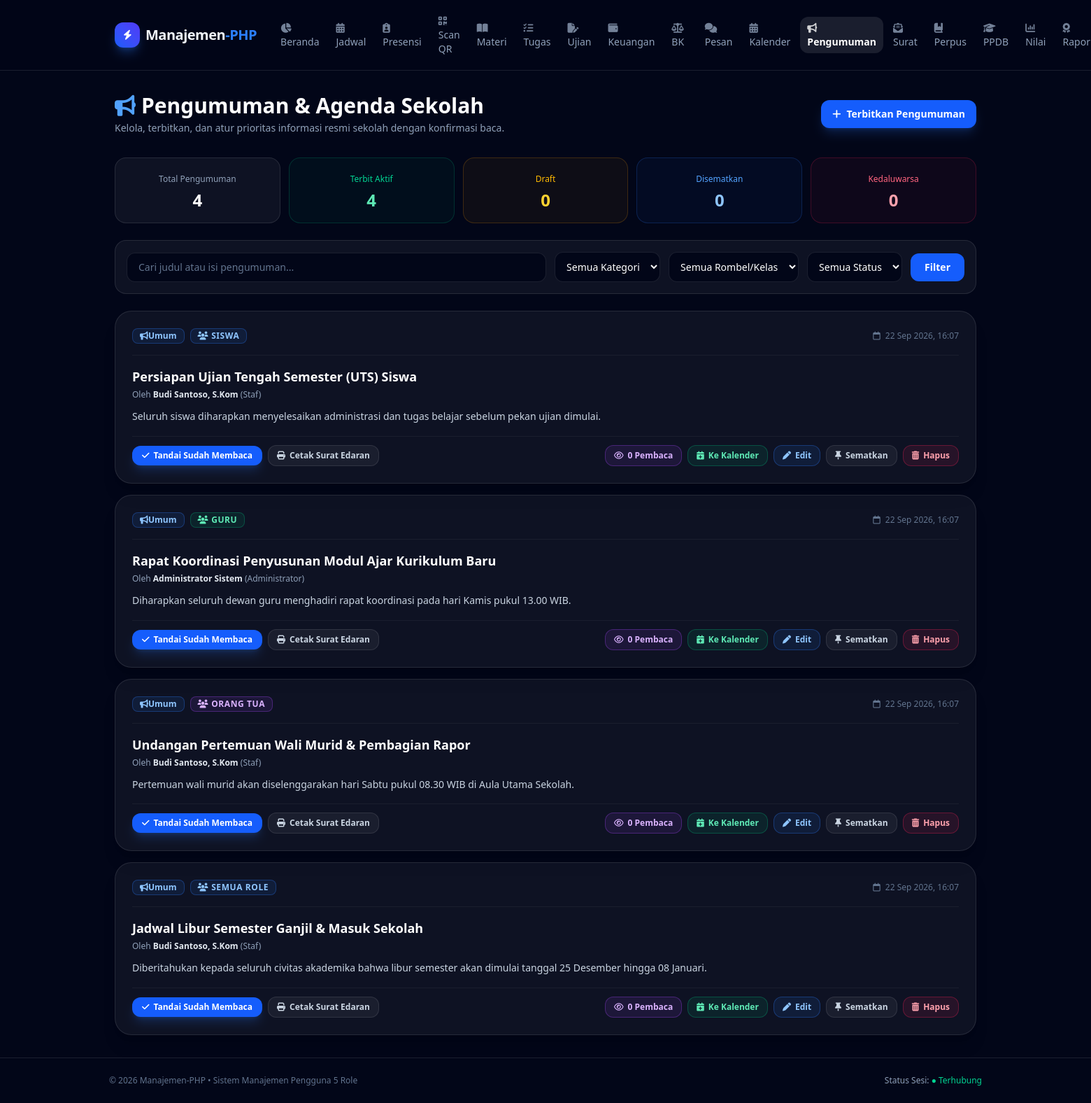
Screenshot of /dashboard/informasi/announcements.php (signed in) with the database file from the repository.
### tables this page shows
CREATE TABLE IF NOT EXISTS `announcements` (
    `id` INT AUTO_INCREMENT PRIMARY KEY,
    `title` VARCHAR(200) NOT NULL,
    `content` TEXT NOT NULL,
    `target_role` ENUM('semua', 'guru', 'siswa', 'orang_tua', 'staf') NOT NULL DEFAULT 'semua',
    `class_id` INT DEFAULT NULL,
    `category` ENUM('umum', 'akademik', 'kegiatan', 'penting', 'darurat') NOT NULL DEFAULT 'umum',
    `is_pinned` TINYINT(1) NOT NULL DEFAULT 0,
    `attachment_url` VARCHAR(255) DEFAULT NULL,
    `status` ENUM('draft', 'published') NOT NULL DEFAULT 'published',
    `expires_at` DATETIME DEFAULT NULL,
    `event_id` INT DEFAULT NULL,
    `author_id` INT NOT NULL,
    `created_at` TIMESTAMP DEFAULT CURRENT_TIMESTAMP,
    `updated_at` TIMESTAMP DEFAULT CURRENT_TIMESTAMP ON UPDATE CURRENT_TIMESTAMP,
    CONSTRAINT `fk_announcements_author` FOREIGN KEY (`author_id`) REFERENCES `users` (`id`) ON DELETE CASCADE
);

CREATE TABLE IF NOT EXISTS `users` (
    `id` INT AUTO_INCREMENT PRIMARY KEY,
    `name` VARCHAR(100) NOT NULL,
    `email` VARCHAR(100) NOT NULL UNIQUE,
    `password` VARCHAR(255) NOT NULL,
    `role` ENUM('administrator', 'staf', 'guru', 'orang_tua', 'siswa') NOT NULL DEFAULT 'siswa',
    `phone` VARCHAR(20) DEFAULT NULL,
    `address` TEXT DEFAULT NULL,
    `created_at` TIMESTAMP DEFAULT CURRENT_TIMESTAMP,
    `updated_at` TIMESTAMP DEFAULT CURRENT_TIMESTAMP ON UPDATE CURRENT_TIMESTAMP
);

### config/database.php (called while the page is built, shortened)
<?php
function getRoleLabel(string $role): string {
    return ROLES[$role] ?? ucfirst(str_replace('_', ' ', $role));
}
function getRoleBadge(string $role): string {
    switch ($role) {
        case 'administrator':
            return 'border-rose-500/30 bg-rose-500/10 text-rose-300';
        case 'guru':
            return 'border-emerald-500/30 bg-emerald-500/10 text-emerald-300';
        case 'orang_tua':
            return 'border-purple-500/30 bg-purple-500/10 text-purple-300';
        case 'siswa':
        default:
            return 'border-blue-500/30 bg-blue-500/10 text-blue-300';
    }
}
function sanitizeAnnouncementHtml(?string $content): string {
    if ($content === strip_tags($content)) {
        return nl2br(htmlspecialchars($content, ENT_QUOTES, 'UTF-8'));
    }
    $allowed_tags = '<p><br><strong><b><em><i><u><s><ul><ol><li><a><h1><h2><h3><h4><h5><h6><blockquote><code><pre><hr><span><div><table><thead><tbody><tr><th><td>';
    $clean = strip_tags($content, $allowed_tags);
    $clean = preg_replace('/\s*on\w+\s*=\s*(["\']).*?\1/i', '', $clean);
    $clean = preg_replace('/\s*on\w+\s*=\s*[^>\s]+/i', '', $clean);
    $clean = preg_replace('/href\s*=\s*(["\'])\s*javascript:[^"\']*?\1/i', 'href="#"', $clean);
    return $clean;
}

### dashboard/informasi/announcements.php (the view, shortened to what this page needs)
<?php
require_once __DIR__ . "/../../config/database.php";
$user_id = (int) $_SESSION['user_id'];
$user_role = $_SESSION['user_role'] ?? 'siswa';
$can_manage = in_array($user_role, ['administrator', 'staf'], true);
$filter_category = $_GET['category'] ?? '';
$filter_status = $_GET['status'] ?? '';
$filter_class = isset($_GET['class_id']) && $_GET['class_id'] !== '' ? (int) $_GET['class_id'] : '';
$search_q = trim($_GET['q'] ?? '');
$params_q = [];
$where_sql = '';
$stmt = $pdo->prepare("
    SELECT a.*, u.name as author_name, u.role as author_role, c.name as class_name
    FROM announcements a
    JOIN users u ON a.author_id = u.id
    LEFT JOIN classes c ON a.class_id = c.id
    $where_sql
    ORDER BY a.is_pinned DESC, a.id DESC
");
$stmt->execute($params_q);
$announcements = $stmt->fetchAll();
$user_reads = $pdo->query("SELECT announcement_id FROM announcement_reads WHERE user_id = $user_id")->fetchAll(PDO::FETCH_COLUMN);
$user_reads_map = array_flip($user_reads);
$read_counts_map = [];
$stats = ['total' => 0, 'published' => 0, 'draft' => 0, 'pinned' => 0, 'expired' => 0];
if ($can_manage) {
    try {
        $stats['total'] = (int) $pdo->query("SELECT COUNT(*) FROM announcements")->fetchColumn();
        $stats['published'] = (int) $pdo->query("SELECT COUNT(*) FROM announcements WHERE status = 'published'")->fetchColumn();
        $stats['draft'] = (int) $pdo->query("SELECT COUNT(*) FROM announcements WHERE status = 'draft'")->fetchColumn();
        $stats['pinned'] = (int) $pdo->query("SELECT COUNT(*) FROM announcements WHERE is_pinned = 1")->fetchColumn();
        $stats['expired'] = (int) $pdo->query("SELECT COUNT(*) FROM announcements WHERE expires_at IS NOT NULL AND expires_at <= NOW()")->fetchColumn();
    } catch (Exception $e) {}
}
require_once __DIR__ . "/../includes/header.php";
?>
<link href="https://cdn.jsdelivr.net/npm/quill@2.0.2/dist/quill.snow.css" rel="stylesheet">
<div class="mb-8 flex flex-col sm:flex-row sm:items-center sm:justify-between gap-4">
    <div>
        <h1 class="text-2xl sm:text-3xl font-extrabold text-white flex items-center gap-2">
            <span class="text-blue-400"><i class="fa-solid fa-bullhorn"></i></span> Pengumuman & Agenda Sekolah
        </h1>
        <p class="mt-1 text-sm text-slate-400">
            <?= $can_manage ? 'Kelola, terbitkan, dan atur prioritas informasi resmi sekolah dengan konfirmasi baca.' : 'Informasi resmi dan agenda terbaru untuk peran ' . htmlspecialchars(getRoleLabel($user_role)) . '.' ?>
        </p>
    </div>
    <?php if ($can_manage): ?>
        <div>
            <button onclick="document.getElementById('modalCreateAnnounce').classList.remove('hidden')"
                    class="inline-flex items-center gap-2 rounded-xl bg-blue-600 hover:bg-blue-500 px-4 py-2.5 text-sm font-semibold text-white shadow-lg shadow-blue-500/20 transition cursor-pointer">
                <i class="fa-solid fa-plus"></i> Terbitkan Pengumuman
            </button>
        </div>
    <?php endif; ?>
</div>
<?php if ($can_manage): ?>
<div class="grid grid-cols-2 sm:grid-cols-5 gap-3 mb-6">
    <div class="rounded-2xl border border-white/10 bg-white/5 p-4 text-center">
        <span class="text-xs text-slate-400">Total Pengumuman</span>
        <p class="text-2xl font-extrabold text-white mt-1"><?= $stats['total'] ?></p>
    </div>
    <div class="rounded-2xl border border-emerald-500/20 bg-emerald-500/5 p-4 text-center">
        <span class="text-xs text-emerald-400">Terbit Aktif</span>
        <p class="text-2xl font-extrabold text-emerald-300 mt-1"><?= $stats['published'] ?></p>
    </div>
    <div class="rounded-2xl border border-amber-500/20 bg-amber-500/5 p-4 text-center">
        <span class="text-xs text-amber-400">Draft</span>
        <p class="text-2xl font-extrabold text-amber-300 mt-1"><?= $stats['draft'] ?></p>
    </div>
    <div class="rounded-2xl border border-blue-500/20 bg-blue-500/5 p-4 text-center">
        <span class="text-xs text-blue-400">Disematkan</span>
        <p class="text-2xl font-extrabold text-blue-300 mt-1"><?= $stats['pinned'] ?></p>
    </div>
    <div class="rounded-2xl border border-rose-500/20 bg-rose-500/5 p-4 text-center col-span-2 sm:col-span-1">
        <span class="text-xs text-rose-400">Kedaluwarsa</span>
        <p class="text-2xl font-extrabold text-rose-300 mt-1"><?= $stats['expired'] ?></p>
    </div>
</div>
<?php endif; ?>
<div class="mb-6 rounded-2xl border border-white/10 bg-white/5 p-4">
    <form method="GET" class="flex flex-col sm:flex-row items-stretch sm:items-center gap-3 flex-wrap">
        <div class="flex-1 min-w-[220px]">
            <input type="text" name="q" value="<?= htmlspecialchars($search_q) ?>" placeholder="Cari judul atau isi pengumuman..."
                   class="w-full rounded-xl border border-white/10 bg-slate-950 px-4 py-2.5 text-sm text-white outline-none focus:border-blue-500 placeholder-slate-500">
        </div>
        <select name="category" class="rounded-xl border border-white/10 bg-slate-950 px-3 py-2.5 text-sm text-white outline-none focus:border-blue-500">
            <option value="">Semua Kategori</option>
        </select>
        <?php if ($can_manage): ?>
            <select name="class_id" class="rounded-xl border border-white/10 bg-slate-950 px-3 py-2.5 text-sm text-white outline-none focus:border-blue-500">
                <option value="">Semua Rombel/Kelas</option>
            </select>
            <select name="status" class="rounded-xl border border-white/10 bg-slate-950 px-3 py-2.5 text-sm text-white outline-none focus:border-blue-500">
                <option value="">Semua Status</option>
            </select>
        <?php endif; ?>
        <button type="submit" class="rounded-xl bg-blue-600 hover:bg-blue-500 px-5 py-2.5 text-sm font-semibold text-white transition cursor-pointer">
            Filter
        </button>
    </form>
</div>
<div class="space-y-4">
    <?php if (empty($announcements)): ?>
        <div class="rounded-3xl border border-white/10 bg-white/5 p-12 text-center text-slate-400">
            <span class="text-4xl text-slate-500"><i class="fa-regular fa-envelope-open"></i></span>
            <p class="mt-3 text-base font-semibold text-white">Belum Ada Pengumuman</p>
            <p class="text-xs text-slate-500 mt-1">
                <?= ($search_q || $filter_category || $filter_status || $filter_class !== '')
                    ? 'Tidak ada pengumuman yang cocok dengan filter Anda. Coba ubah kriteria pencarian.'
                    : 'Saat ini belum ada pengumuman yang ditujukan untuk Anda.' ?>
            </p>
        </div>
    <?php else: ?>
        <?php foreach ($announcements as $a):
            $is_draft = ($a['status'] === 'draft');
            $cat_info = ANNOUNCEMENT_CATEGORIES[$a['category'] ?? 'umum'] ?? ANNOUNCEMENT_CATEGORIES['umum'];
            $is_read_by_user = isset($user_reads_map[$a['id']]);
            $readers_count = $read_counts_map[$a['id']] ?? 0;
        ?>
            <div class="rounded-3xl border <?= $a['is_pinned'] ? 'border-amber-500/40 bg-gradient-to-r from-amber-950/20 via-slate-900/60 to-slate-900/30 ring-1 ring-amber-500/20' : ($a['category'] === 'darurat' ? 'border-rose-500/30 bg-gradient-to-r from-rose-950/20 via-slate-900/60 to-slate-900/30' : 'border-white/10 bg-white/5') ?> p-6 shadow-xl transition hover:border-white/20 <?= $is_draft ? 'opacity-70' : '' ?>">
                <div class="flex flex-col sm:flex-row sm:items-center justify-between gap-2 pb-4 border-b border-white/5">
                    <div class="flex items-center gap-2 flex-wrap">
                        <span class="inline-flex items-center rounded-lg border px-2.5 py-0.5 text-xs font-semibold <?= $cat_info['badge'] ?>">
                            <?= $cat_info['icon'] ?> <?= $cat_info['label'] ?>
                        </span>
                        <span class="inline-flex items-center rounded-lg border px-2.5 py-0.5 text-xs font-semibold uppercase tracking-wider <?= $a['target_role'] === 'semua' ? 'border-blue-500/30 bg-blue-500/10 text-blue-300' : getRoleBadge($a['target_role']) ?>">
                            <i class="fa-solid fa-users mr-1"></i> <?= $a['target_role'] === 'semua' ? 'Semua Role' : getRoleLabel($a['target_role']) ?>
                        </span>
                    </div>
                    <div class="flex items-center gap-3 text-xs text-slate-500">
                        <span><i class="fa-regular fa-calendar mr-1"></i> <?= date('d M Y, H:i', strtotime($a['created_at'])) ?></span>
                    </div>
                </div>
                <div class="pt-4">
                    <h2 class="text-lg font-bold text-white mb-1 flex items-center gap-2">
                        <?= htmlspecialchars($a['title']) ?>
                    </h2>
                    <p class="text-xs text-slate-400 mb-3">
                        Oleh <strong class="text-slate-200"><?= htmlspecialchars($a['author_name']) ?></strong> (<?= htmlspecialchars(getRoleLabel($a['author_role'])) ?>)
                    </p>
                    <div class="text-sm text-slate-300 leading-relaxed announcement-rendered-content">
                        <?= sanitizeAnnouncementHtml($a['content']) ?>
                    </div>
                </div>
                <div class="mt-4 pt-3 border-t border-white/5 flex flex-wrap items-center justify-between gap-3">
                    <div class="flex items-center gap-2 flex-wrap">
                        <?php if ($is_read_by_user): ?>
                            <span class="inline-flex items-center gap-1.5 px-3 py-1.5 rounded-xl border border-emerald-500/30 bg-emerald-500/10 text-xs font-semibold text-emerald-300">
                                <i class="fa-solid fa-circle-check"></i> Sudah Dibaca & Dipahami
                            </span>
                        <?php else: ?>
                            <form method="POST" class="inline">
                                <button type="submit" class="inline-flex items-center gap-1.5 px-3.5 py-1.5 rounded-xl bg-blue-600 hover:bg-blue-500 text-xs font-bold text-white transition shadow-lg shadow-blue-500/20 cursor-pointer">
                                    <i class="fa-solid fa-check"></i> Tandai Sudah Membaca
                                </button>
                            </form>
                        <?php endif; ?>
                        <a href="print_announcement.php?id=<?= $a['id'] ?>" target="_blank"
                           class="inline-flex items-center gap-1.5 px-3 py-1.5 rounded-xl border border-white/10 bg-white/5 hover:bg-white/10 text-xs font-semibold text-slate-300 hover:text-white transition">
                            <i class="fa-solid fa-print"></i> Cetak Surat Edaran
                        </a>
                    </div>
                    <?php if ($can_manage): ?>
                        <div class="flex items-center gap-2 flex-wrap">
                            <button onclick="openReadersModal(<?= $a['id'] ?>, '<?= htmlspecialchars(addslashes($a['title']), ENT_QUOTES) ?>')"
                                    class="inline-flex items-center gap-1.5 rounded-xl border border-purple-500/30 bg-purple-500/10 hover:bg-purple-500/20 px-3 py-1.5 text-xs font-semibold text-purple-300 transition cursor-pointer">
                                <i class="fa-regular fa-eye"></i> <?= $readers_count ?> Pembaca
                            </button>
                            <?php if (empty($a['event_id'])): ?>
                                <button onclick="openQuickSyncModal(<?= $a['id'] ?>, '<?= htmlspecialchars(addslashes($a['title']), ENT_QUOTES) ?>')"
                                        class="inline-flex items-center gap-1.5 rounded-xl border border-emerald-500/30 bg-emerald-500/10 hover:bg-emerald-500/20 px-3 py-1.5 text-xs font-semibold text-emerald-300 transition cursor-pointer">
                                    <i class="fa-solid fa-calendar-plus"></i> Ke Kalender
                                </button>
                            <?php endif; ?>
                            <button onclick="openEditModal(<?= htmlspecialchars(json_encode($a), ENT_QUOTES, 'UTF-8') ?>)"
                                    class="inline-flex items-center gap-1.5 rounded-xl border border-blue-500/30 bg-blue-500/10 hover:bg-blue-500/20 px-3 py-1.5 text-xs font-semibold text-blue-300 transition cursor-pointer">
                                <i class="fa-solid fa-pen"></i> Edit
                            </button>
                            <a href="announcements.php?pin_id=<?= $a['id'] ?>"
                               class="inline-flex items-center gap-1.5 rounded-xl border <?= $a['is_pinned'] ? 'border-amber-500/30 bg-amber-500/10 hover:bg-amber-500/20 text-amber-300' : 'border-white/10 bg-white/5 hover:bg-white/10 text-slate-300' ?> px-3 py-1.5 text-xs font-semibold transition">
                                <i class="fa-solid fa-thumbtack"></i> <?= $a['is_pinned'] ? 'Lepas Pin' : 'Sematkan' ?>
                            </a>
                            <button onclick="confirmDelete(<?= $a['id'] ?>, '<?= htmlspecialchars(addslashes($a['title']), ENT_QUOTES) ?>')"
                                    class="inline-flex items-center gap-1.5 rounded-xl border border-rose-500/30 bg-rose-500/10 hover:bg-rose-500/20 px-3 py-1.5 text-xs font-semibold text-rose-300 transition cursor-pointer">
                                <i class="fa-solid fa-trash-can"></i> Hapus
                            </button>
                        </div>
                    <?php endif; ?>
                </div>
            </div>
        <?php endforeach; ?>
    <?php endif; ?>
</div>
<?php require_once __DIR__ . "/../includes/footer.php"; ?>

### rows the page displays
announcements: id "4", is_pinned "0", category "Umum", target_role "SISWA", created_at "22 Sep 2026, 16:07", title "Persiapan Ujian Tengah Semester (UTS) Siswa", author.name "Budi Santoso, S.Kom", author.role "Staf", content "Seluruh siswa diharapkan menyelesaikan administrasi dan tugas belajar sebelum pekan ujian dimulai.", id "0", shows "Sematkan"
announcements: category "Umum", target_role "GURU", created_at "22 Sep 2026, 16:07", title "Rapat Koordinasi Penyusunan Modul Ajar Kurikulum Baru", author.name "Administrator Sistem", author.role "Administrator", content "Diharapkan seluruh dewan guru menghadiri rapat koordinasi pada hari Kamis pukul 13.00 WIB.", id "0", is_pinned "Sematkan"
announcements: category "Umum", target_role "ORANG TUA", created_at "22 Sep 2026, 16:07", title "Undangan Pertemuan Wali Murid & Pembagian Rapor", author.name "Budi Santoso, S.Kom", author.role "Staf", content "Pertemuan wali murid akan diselenggarakan hari Sabtu pukul 08.30 WIB di Aula Utama Sekolah.", id "0", is_pinned "Sematkan"
announcements: category "Umum", target_role "SEMUA ROLE", created_at "22 Sep 2026, 16:07", title "Jadwal Libur Semester Ganjil & Masuk Sekolah", author.name "Budi Santoso, S.Kom", author.role "Staf", content "Diberitahukan kepada seluruh civitas akademika bahwa libur semester akan dimulai tanggal 25 Desember hingga 08 Januari.", id "0", is_pinned "Sematkan"
